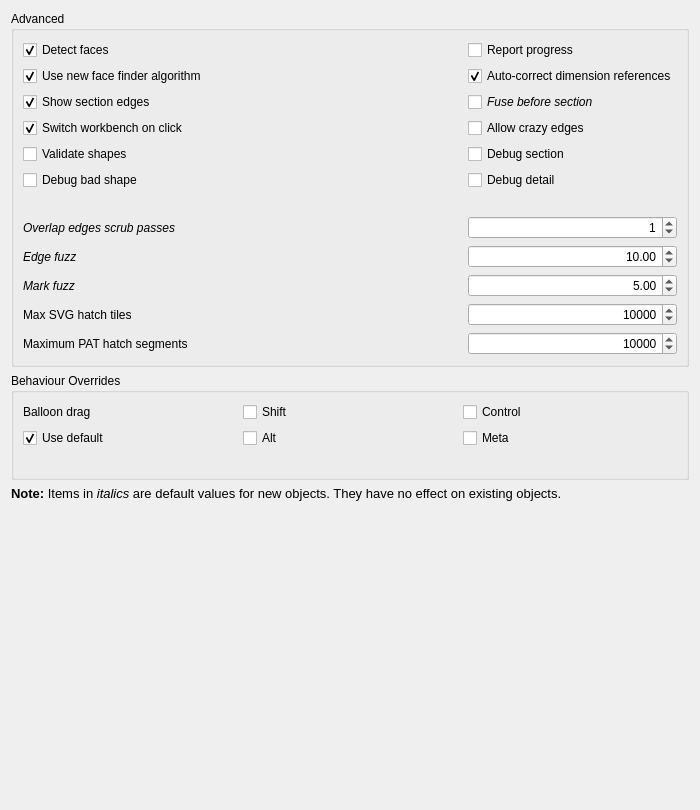
<?xml version="1.0" encoding="UTF-8"?>
<ui version="4.0">
 <class>TechDrawGui::DlgPrefsTechDrawAdvancedImp</class>
 <widget class="QWidget" name="TechDrawGui::DlgPrefsTechDrawAdvancedImp">
  <property name="geometry">
   <rect>
    <x>0</x>
    <y>0</y>
    <width>700</width>
    <height>810</height>
   </rect>
  </property>
  <property name="windowTitle">
   <string>Advanced</string>
  </property>
  <layout class="QVBoxLayout" name="verticalLayout_2">
   <item>
    <widget class="QGroupBox" name="gbDim">
     <property name="sizePolicy">
      <sizepolicy hsizetype="Preferred" vsizetype="Preferred">
       <horstretch>0</horstretch>
       <verstretch>0</verstretch>
      </sizepolicy>
     </property>
     <property name="title">
      <string>Advanced</string>
     </property>
     <layout class="QVBoxLayout" name="verticalLayout">
      <item>
       <layout class="QGridLayout" name="gridLayout" columnstretch="1,0,0">
        <item row="3" column="0">
         <widget class="Gui::PreauracadheckBox" name="cbSwitchWB">
          <property name="toolTip">
           <string>If this box is checked, double-clicking on a page in the tree will automatically switch to TechDraw and the page will be made visible.</string>
          </property>
          <property name="text">
           <string>Switch workbench on click</string>
          </property>
          <property name="checked">
           <bool>true</bool>
          </property>
          <property name="prefEntry" stdset="0">
           <cstring>SwitchToWB</cstring>
          </property>
          <property name="prefPath" stdset="0">
           <cstring>Mod/TechDraw/General</cstring>
          </property>
         </widget>
        </item>
        <item row="4" column="2">
         <widget class="Gui::PreauracadheckBox" name="cbDebugSection">
          <property name="sizePolicy">
           <sizepolicy hsizetype="Preferred" vsizetype="Preferred">
            <horstretch>0</horstretch>
            <verstretch>0</verstretch>
           </sizepolicy>
          </property>
          <property name="toolTip">
           <string>Dump intermediate results during section view processing</string>
          </property>
          <property name="text">
           <string>Debug section</string>
          </property>
          <property name="prefEntry" stdset="0">
           <cstring>debugSection</cstring>
          </property>
          <property name="prefPath" stdset="0">
           <cstring>Mod/TechDraw/debug</cstring>
          </property>
         </widget>
        </item>
        <item row="8" column="0">
         <widget class="QLabel" name="label_5">
          <property name="font">
           <font>
            <italic>true</italic>
           </font>
          </property>
          <property name="text">
           <string>Edge fuzz</string>
          </property>
         </widget>
        </item>
        <item row="1" column="0">
         <widget class="Gui::PreauracadheckBox" name="cbNewFaceFinder">
          <property name="toolTip">
           <string>If checked, AuraCAD will use the new face finder algorithm. If not checked, AuraCAD will use the legacy face finder algorithm.</string>
          </property>
          <property name="text">
           <string>Use new face finder algorithm</string>
          </property>
          <property name="checked">
           <bool>true</bool>
          </property>
          <property name="prefEntry" stdset="0">
           <cstring>NewFaceFinder</cstring>
          </property>
          <property name="prefPath" stdset="0">
           <cstring>Mod/TechDraw/General</cstring>
          </property>
         </widget>
        </item>
        <item row="5" column="2">
         <widget class="Gui::PreauracadheckBox" name="cbDebugDetail">
          <property name="sizePolicy">
           <sizepolicy hsizetype="Preferred" vsizetype="Preferred">
            <horstretch>0</horstretch>
            <verstretch>0</verstretch>
           </sizepolicy>
          </property>
          <property name="toolTip">
           <string>Dump intermediate results during detail view processing</string>
          </property>
          <property name="text">
           <string>Debug detail</string>
          </property>
          <property name="prefEntry" stdset="0">
           <cstring>debugDetail</cstring>
          </property>
          <property name="prefPath" stdset="0">
           <cstring>Mod/TechDraw/debug</cstring>
          </property>
         </widget>
        </item>
        <item row="0" column="0">
         <widget class="Gui::PreauracadheckBox" name="cbDetectFaces">
          <property name="sizePolicy">
           <sizepolicy hsizetype="Preferred" vsizetype="Preferred">
            <horstretch>0</horstretch>
            <verstretch>0</verstretch>
           </sizepolicy>
          </property>
          <property name="toolTip">
           <string>If checked, TechDraw will attempt to build faces using the
line segments returned by the hidden line removal algorithm.
Faces must be detected in order to use hatching, but there
can be a performance penalty in complex models.</string>
          </property>
          <property name="text">
           <string>Detect faces</string>
          </property>
          <property name="checked">
           <bool>true</bool>
          </property>
          <property name="prefEntry" stdset="0">
           <cstring>HandleFaces</cstring>
          </property>
          <property name="prefPath" stdset="0">
           <cstring>/Mod/TechDraw/General</cstring>
          </property>
         </widget>
        </item>
        <item row="1" column="2">
         <widget class="Gui::PreauracadheckBox" name="cbAutoCorrectRefs">
          <property name="toolTip">
           <string>If checked, the system will attempt to automatically correct dimension references when the model changes.</string>
          </property>
          <property name="statusTip">
           <string/>
          </property>
          <property name="text">
           <string>Auto-correct dimension references</string>
          </property>
          <property name="checked">
           <bool>true</bool>
          </property>
          <property name="prefEntry" stdset="0">
           <cstring>AutoCorrectRefs</cstring>
          </property>
          <property name="prefPath" stdset="0">
           <cstring>Mod/TechDraw/Dimensions</cstring>
          </property>
         </widget>
        </item>
        <item row="4" column="0">
         <widget class="Gui::PreauracadheckBox" name="cbValidateShapes">
          <property name="toolTip">
           <string>If checked, input shapes will be checked for errors before use and invalid shapes will be skipped by the shape extractor. Checking for errors is slower, but can prevent crashes from some geometry problems.
</string>
          </property>
          <property name="text">
           <string>Validate shapes</string>
          </property>
          <property name="prefEntry" stdset="0">
           <cstring>CheckShapesBeforeUse</cstring>
          </property>
          <property name="prefPath" stdset="0">
           <cstring>Mod/TechDraw/General</cstring>
          </property>
         </widget>
        </item>
        <item row="3" column="2">
         <widget class="Gui::PreauracadheckBox" name="cbCrazyEdges">
          <property name="sizePolicy">
           <sizepolicy hsizetype="Preferred" vsizetype="Preferred">
            <horstretch>0</horstretch>
            <verstretch>0</verstretch>
           </sizepolicy>
          </property>
          <property name="toolTip">
           <string>Include edges with unexpected geometry (zero length etc.) in results</string>
          </property>
          <property name="text">
           <string>Allow crazy edges</string>
          </property>
          <property name="prefEntry" stdset="0">
           <cstring>allowCrazyEdge</cstring>
          </property>
          <property name="prefPath" stdset="0">
           <cstring>Mod/TechDraw/debug</cstring>
          </property>
         </widget>
        </item>
        <item row="0" column="2">
         <widget class="Gui::PreauracadheckBox" name="cbReportProgress">
          <property name="toolTip">
           <string>Issue progress messages while building view geometry</string>
          </property>
          <property name="text">
           <string>Report progress</string>
          </property>
          <property name="prefEntry" stdset="0">
           <cstring>ReportProgress</cstring>
          </property>
          <property name="prefPath" stdset="0">
           <cstring>/Mod/TechDraw/General</cstring>
          </property>
         </widget>
        </item>
        <item row="7" column="2">
         <widget class="Gui::PrefSpinBox" name="sbScrubCount">
          <property name="toolTip">
           <string>The number of times AuraCAD should try to remove overlapping edges returned by the hidden line removal algorithm. A value of 0 indicates no scrubbing, 1 indicates a single pass and 2 indicates a second pass should be performed. Values above 2 are generally not productive. Each pass adds to the time required to produce the drawing.</string>
          </property>
          <property name="alignment">
           <set>Qt::AlignmentFlag::AlignRight|Qt::AlignmentFlag::AlignTrailing|Qt::AlignmentFlag::AlignVCenter</set>
          </property>
          <property name="suffix">
           <string/>
          </property>
          <property name="prefix">
           <string/>
          </property>
          <property name="value">
           <number>1</number>
          </property>
          <property name="prefEntry" stdset="0">
           <cstring>ScrubCount</cstring>
          </property>
          <property name="prefPath" stdset="0">
           <cstring>Mod/TechDraw/General</cstring>
          </property>
         </widget>
        </item>
        <item row="7" column="0">
         <widget class="QLabel" name="label_3">
          <property name="font">
           <font>
            <italic>true</italic>
           </font>
          </property>
          <property name="text">
           <string>Overlap edges scrub passes</string>
          </property>
         </widget>
        </item>
        <item row="9" column="0">
         <widget class="QLabel" name="label_4">
          <property name="font">
           <font>
            <italic>true</italic>
           </font>
          </property>
          <property name="text">
           <string>Mark fuzz</string>
          </property>
         </widget>
        </item>
        <item row="11" column="2">
         <widget class="Gui::PrefSpinBox" name="sbMaxPat">
          <property name="toolTip">
           <string>Maximum hatch line segments to use
when hatching a face with a PAT pattern</string>
          </property>
          <property name="alignment">
           <set>Qt::AlignmentFlag::AlignRight</set>
          </property>
          <property name="minimum">
           <number>1</number>
          </property>
          <property name="maximum">
           <number>1000000</number>
          </property>
          <property name="singleStep">
           <number>100</number>
          </property>
          <property name="value">
           <number>10000</number>
          </property>
          <property name="prefEntry" stdset="0">
           <cstring>MaxSeg</cstring>
          </property>
          <property name="prefPath" stdset="0">
           <cstring>Mod/TechDraw/PAT</cstring>
          </property>
         </widget>
        </item>
        <item row="10" column="0">
         <widget class="QLabel" name="label">
          <property name="text">
           <string>Max SVG hatch tiles</string>
          </property>
         </widget>
        </item>
        <item row="5" column="0">
         <widget class="Gui::PreauracadheckBox" name="cbDebugBadShape">
          <property name="toolTip">
           <string>If checked, shapes that fail validation will be saved as BREP files for later analysis.</string>
          </property>
          <property name="text">
           <string>Debug bad shape</string>
          </property>
          <property name="prefEntry" stdset="0">
           <cstring>debugBadShape</cstring>
          </property>
          <property name="prefPath" stdset="0">
           <cstring>Mod/TechDraw/debug</cstring>
          </property>
         </widget>
        </item>
        <item row="2" column="2">
         <widget class="Gui::PreauracadheckBox" name="cbFuseBeforeSection">
          <property name="sizePolicy">
           <sizepolicy hsizetype="Preferred" vsizetype="Preferred">
            <horstretch>0</horstretch>
            <verstretch>0</verstretch>
           </sizepolicy>
          </property>
          <property name="font">
           <font>
            <italic>true</italic>
           </font>
          </property>
          <property name="toolTip">
           <string>Perform a fuse operation on input shapes before section view processing</string>
          </property>
          <property name="text">
           <string>Fuse before section</string>
          </property>
          <property name="prefEntry" stdset="0">
           <cstring>SectionFuseFirst</cstring>
          </property>
          <property name="prefPath" stdset="0">
           <cstring>Mod/TechDraw/General</cstring>
          </property>
         </widget>
        </item>
        <item row="9" column="2">
         <widget class="Gui::PrefDoubleSpinBox" name="pdsbMarkFuzz">
          <property name="sizePolicy">
           <sizepolicy hsizetype="Preferred" vsizetype="Preferred">
            <horstretch>0</horstretch>
            <verstretch>0</verstretch>
           </sizepolicy>
          </property>
          <property name="minimumSize">
           <size>
            <width>174</width>
            <height>0</height>
           </size>
          </property>
          <property name="toolTip">
           <string>Selection area around center marks
Each unit is approx. 0.1 mm wide</string>
          </property>
          <property name="statusTip">
           <string/>
          </property>
          <property name="alignment">
           <set>Qt::AlignmentFlag::AlignRight|Qt::AlignmentFlag::AlignTrailing|Qt::AlignmentFlag::AlignVCenter</set>
          </property>
          <property name="value">
           <double>5.000000000000000</double>
          </property>
          <property name="prefEntry" stdset="0">
           <cstring>MarkFuzz</cstring>
          </property>
          <property name="prefPath" stdset="0">
           <cstring>Mod/TechDraw/General</cstring>
          </property>
         </widget>
        </item>
        <item row="6" column="1">
         <spacer name="horizontalSpacer">
          <property name="orientation">
           <enum>Qt::Orientation::Horizontal</enum>
          </property>
          <property name="sizeHint" stdset="0">
           <size>
            <width>40</width>
            <height>20</height>
           </size>
          </property>
         </spacer>
        </item>
        <item row="8" column="2">
         <widget class="Gui::PrefDoubleSpinBox" name="pdsbEdgeFuzz">
          <property name="sizePolicy">
           <sizepolicy hsizetype="Preferred" vsizetype="Preferred">
            <horstretch>0</horstretch>
            <verstretch>0</verstretch>
           </sizepolicy>
          </property>
          <property name="minimumSize">
           <size>
            <width>174</width>
            <height>0</height>
           </size>
          </property>
          <property name="toolTip">
           <string>Size of selection area around edges
Each unit is approximately 0.1mm wide</string>
          </property>
          <property name="statusTip">
           <string/>
          </property>
          <property name="alignment">
           <set>Qt::AlignmentFlag::AlignRight|Qt::AlignmentFlag::AlignTrailing|Qt::AlignmentFlag::AlignVCenter</set>
          </property>
          <property name="value">
           <double>10.000000000000000</double>
          </property>
          <property name="prefEntry" stdset="0">
           <cstring>EdgeFuzz</cstring>
          </property>
          <property name="prefPath" stdset="0">
           <cstring>Mod/TechDraw/General</cstring>
          </property>
         </widget>
        </item>
        <item row="2" column="0">
         <widget class="Gui::PreauracadheckBox" name="cbShowSectionEdges">
          <property name="sizePolicy">
           <sizepolicy hsizetype="Preferred" vsizetype="Preferred">
            <horstretch>0</horstretch>
            <verstretch>0</verstretch>
           </sizepolicy>
          </property>
          <property name="toolTip">
           <string>Highlights border of section cut in section views</string>
          </property>
          <property name="text">
           <string>Show section edges</string>
          </property>
          <property name="checked">
           <bool>true</bool>
          </property>
          <property name="prefEntry" stdset="0">
           <cstring>ShowSectionEdges</cstring>
          </property>
          <property name="prefPath" stdset="0">
           <cstring>/Mod/TechDraw/General</cstring>
          </property>
         </widget>
        </item>
        <item row="11" column="0">
         <widget class="QLabel" name="label_2">
          <property name="text">
           <string>Maximum PAT hatch segments</string>
          </property>
         </widget>
        </item>
        <item row="10" column="2">
         <widget class="Gui::PrefSpinBox" name="sbMaxTiles">
          <property name="toolTip">
           <string>Limits the number of 64Ã—64 pixel SVG tiles used to hatch a single face.
For large scales, errors may occur due to excessive tiling.
Increase the limit if necessary.</string>
          </property>
          <property name="alignment">
           <set>Qt::AlignmentFlag::AlignRight</set>
          </property>
          <property name="minimum">
           <number>1</number>
          </property>
          <property name="maximum">
           <number>1000000</number>
          </property>
          <property name="singleStep">
           <number>100</number>
          </property>
          <property name="value">
           <number>10000</number>
          </property>
          <property name="prefEntry" stdset="0">
           <cstring>MaxSVGTile</cstring>
          </property>
          <property name="prefPath" stdset="0">
           <cstring>Mod/TechDraw/Decorations</cstring>
          </property>
         </widget>
        </item>
       </layout>
      </item>
     </layout>
    </widget>
   </item>
   <item>
    <widget class="QGroupBox" name="gbBehaviour">
     <property name="toolTip">
      <string>Choose non-conflicting key bindings as some combinations of OS and navigation style key bindings may conflict with the default modifier keys for balloon dragging and view snapping override.</string>
     </property>
     <property name="title">
      <string>Behaviour Overrides</string>
     </property>
     <layout class="QVBoxLayout" name="verticalLayout_3">
      <item>
       <layout class="QGridLayout" name="gridLayout_2">
        <item row="1" column="0">
         <widget class="QCheckBox" name="cbBalloonDefault">
          <property name="toolTip">
           <string>Check this box to use the default modifier keys. Uncheck this box to set a different key combination.</string>
          </property>
          <property name="text">
           <string>Use default</string>
          </property>
          <property name="checked">
           <bool>true</bool>
          </property>
         </widget>
        </item>
        <item row="2" column="0">
         <widget class="QLabel" name="label_8">
          <property name="text">
           <string/>
          </property>
         </widget>
        </item>
        <item row="0" column="0">
         <widget class="QLabel" name="label_6">
          <property name="text">
           <string>Balloon drag</string>
          </property>
         </widget>
        </item>
        <item row="1" column="1">
         <widget class="QCheckBox" name="cbBalloonAlt">
          <property name="toolTip">
           <string>Check this box to include the Alt key in the modifiers.</string>
          </property>
          <property name="text">
           <string>Alt</string>
          </property>
         </widget>
        </item>
        <item row="0" column="1">
         <widget class="QCheckBox" name="cbBalloonShift">
          <property name="toolTip">
           <string>Check this box to include the Shift key in the modifiers.</string>
          </property>
          <property name="text">
           <string>Shift</string>
          </property>
         </widget>
        </item>
        <item row="1" column="2">
         <widget class="QCheckBox" name="cbBalloonMeta">
          <property name="toolTip">
           <string>Check this box to include the Meta/Start/Super key in the modifiers.</string>
          </property>
          <property name="text">
           <string>Meta</string>
          </property>
         </widget>
        </item>
        <item row="0" column="2">
         <widget class="QCheckBox" name="cbBalloonControl">
          <property name="toolTip">
           <string>Check this box to include the Control key in the modifiers.</string>
          </property>
          <property name="text">
           <string>Control</string>
          </property>
         </widget>
        </item>
       </layout>
      </item>
     </layout>
    </widget>
   </item>
   <item>
    <widget class="QLabel" name="label_17">
     <property name="font">
      <font>
       <pointsize>10</pointsize>
       <italic>false</italic>
      </font>
     </property>
     <property name="text">
      <string>&lt;html&gt;&lt;head/&gt;&lt;body&gt;&lt;p&gt;&lt;span style=&quot; font-weight:600;&quot;&gt;Note:&lt;/span&gt; Items in &lt;span style=&quot; font-style:italic;&quot;&gt;italics&lt;/span&gt; are default values for new objects. They have no effect on existing objects.&lt;/p&gt;&lt;/body&gt;&lt;/html&gt;</string>
     </property>
     <property name="textFormat">
      <enum>Qt::TextFormat::RichText</enum>
     </property>
     <property name="wordWrap">
      <bool>true</bool>
     </property>
    </widget>
   </item>
   <item>
    <spacer name="verticalSpacer">
     <property name="orientation">
      <enum>Qt::Orientation::Vertical</enum>
     </property>
     <property name="sizeHint" stdset="0">
      <size>
       <width>20</width>
       <height>40</height>
      </size>
     </property>
    </spacer>
   </item>
  </layout>
 </widget>
 <customwidgets>
  <customwidget>
   <class>Gui::PrefSpinBox</class>
   <extends>QSpinBox</extends>
   <header>Gui/PrefWidgets.h</header>
  </customwidget>
  <customwidget>
   <class>Gui::PreauracadheckBox</class>
   <extends>QCheckBox</extends>
   <header>Gui/PrefWidgets.h</header>
  </customwidget>
  <customwidget>
   <class>Gui::PrefDoubleSpinBox</class>
   <extends>QDoubleSpinBox</extends>
   <header>Gui/PrefWidgets.h</header>
  </customwidget>
 </customwidgets>
 <resources/>
 <connections/>
</ui>
